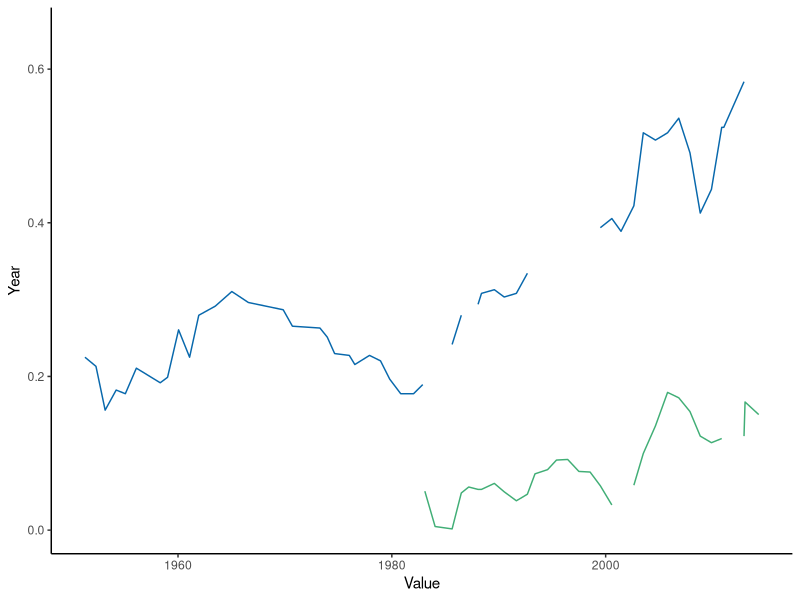

R code for this plot:
require(shape)
library(tidyverse)
library(lubridate)
#pdf(file = "competitionmarkets/loecker_barkai.pdf", width = 7, height = 7)
# ----
#Set parameters for graphics
axislabelsize <- 1.5
labelsize <- 1.2
graphlinewidth <- 2
segmentlinewidth <- 1.5

COL <- c("#7fc97f", "#beaed4", "#fdc086", "#ffff99", "#386cb0", "#f0027f", "#bf5b17", "#666666")
COLA <- c("#e0f3db", "#99d8c9","#66c2a4","#41ae76", "#238b45", "#005824")
COLB <- c("#c6dbef", "#4eb3d3", "#2b8cbe", "#0868ac","#084081")
COLC <- c("#fcfbfd", "#efedf5", "#dadaeb", "#bcbddc", "#9e9ac8", "#807dba", "#6a51a3", "#54278f", "#3f007d")
# functions
# ----
sub_1 <- function(x){
  x - 1
}

date_max <- function(x, y){
  max(x, y)
}
# ----


#----
# pull in data
# ----
library(readr)
barkai_2018 <- read_csv("competitionmarkets/loecker_barkai/barkai_2018.csv")
loecker_2018 <- read_csv("competitionmarkets/loecker_barkai/loecker_2018.csv")

# adjust / clean
loecker_2018$y_adj<- sub_1(loecker_2018["y"])


barkai_2018 <- barkai_2018 %>% 
  rename("year_b" = x, "b_share" = y)

loecker_2018 <- loecker_2018 %>% 
  rename("year_l" = x, "l_markup" = y_adj) 

loecker_2018$y <- NULL

loecker_2018$year <- floor(loecker_2018$year_l)
barkai_2018$year <- floor(barkai_2018$year_b)

# ----
# merge data
loecker_barkai <- full_join(loecker_2018, barkai_2018, by = "year")

loecker_barkai <- 
  loecker_barkai %>%
  mutate(year_l = coalesce(year_l, 0),
         year_b = coalesce(year_b, 0)
         )

loecker_barkai$year <- 
  pmax(loecker_barkai$year_l, loecker_barkai$year_b,
       na.rm = FALSE
       )
#The ggplot had issues with read l_markup.y
#So I re-did it and just mutated it
#as  you'd coded it it was trying 
#to read l_markup as a df itself
LBdf <- 
  loecker_barkai %>%
  mutate(markup = l_markup$y) %>% 
  select(year, markup, b_share)

# ----


# graph
# ----


p <-  ggplot(data = LBdf) +
  geom_line(aes(x=year, y=markup), color = COLB[4]) +
  geom_line(aes(x=year, y=b_share), color = COLA[4]) +
  theme_classic() +
  ylab("Year") + 
  xlab("Value") 

#Save plot to PDF
ggsave(p, filename = "loecker_barkai.pdf", 
       path = "competitionmarkets",
       width = 7, height = 7, units = "in")

# ----

dev.off()
